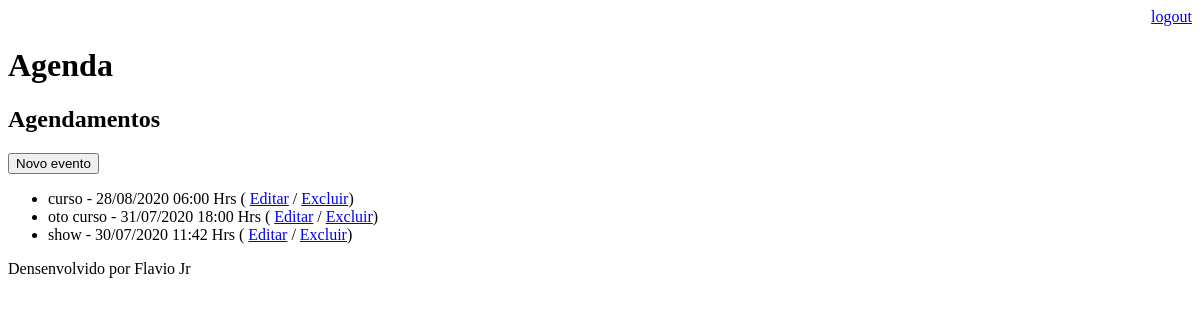
Page /agenda/ (signed in) on the earlier database version.
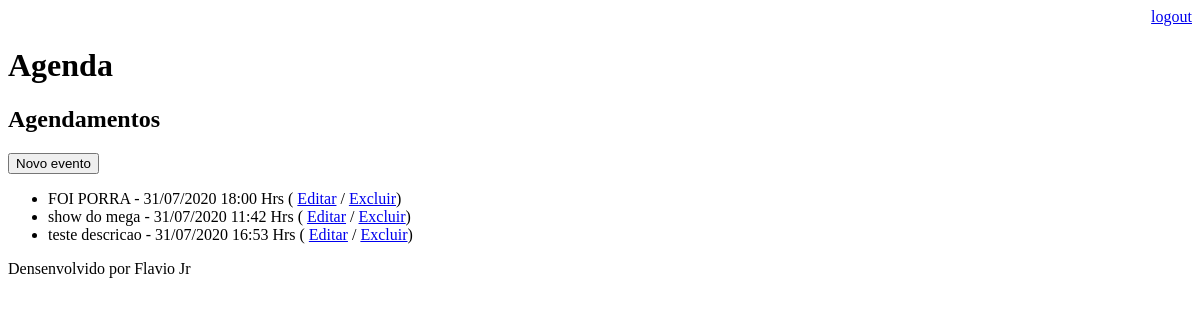
Same page on the later database version.
### core/models.py (models this page shows, shortened)
class evento(models.Model):
    titulo = models.CharField(max_length=100)
    descricao = models.TextField(blank=True, null=True)
    data_evento = models.DateTimeField(verbose_name='Data do evento')
    data_criacao = models.DateTimeField(verbose_name='Data de criacao', auto_now=True)
    usuario = models.ForeignKey(User, on_delete=models.CASCADE)
    class Meta:
        db_table = 'tbl_evento'
    def get_data_evento(self):
        return self.data_evento.strftime('%d/%m/%Y %H:%M Hrs')
    def get_evento_atrasado(self):
        if self.data_evento < datetime.now():
            return True
        else:
            return False

### core/views.py (the view)
# urls.py: path('agenda/', views.lista_eventos),
@login_required(login_url='/login/')
def lista_eventos(request):
    usuario = request.user
    data_atual = datetime.now() - timedelta(hours=1)
    event = evento.objects.filter(usuario=usuario,
                                  data_evento__gt=data_atual)
    dados = {'eventos': event}
    return render(request, 'agenda.html', dados)

### templates/agenda.html (shortened to what this page needs)
{% extends "model-page.html" %}
{% block content %}
    <h2>Agendamentos</h2>
    <a href="evento/">
        <button type="button">Novo evento </button>
    </a>
    <ul>
        {% for evento in eventos %}
            <li>
                <div style=>
                    {{ evento.titulo }} - {{ evento.get_data_evento }}
                    ( <a href="evento/?id={{ evento.id }}">Editar</a>
                     / <a href="evento/delete/{{ evento.id }}/">Excluir</a>)
                </div>
            </li>
        {% endfor %}
    </ul>
{% endblock %}

Differences in the rows shown:
removed evento: titulo "curso", get_data_evento "28/08/2020 06:00 Hrs"
changed evento: titulo "oto curso" → "FOI PORRA"
changed evento: titulo "show" → "show do mega"; get_data_evento "30/07/2020 11:42 Hrs" → "31/07/2020 11:42 Hrs"
added evento: titulo "teste descricao", get_data_evento "31/07/2020 16:53 Hrs"
